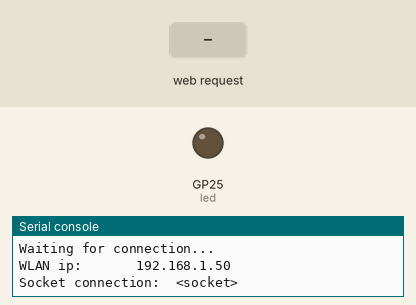
Bench run of a program on a simulated Raspberry Pi Pico running MicroPython. Shown: output pins drawn as LEDs (lit = HIGH), the last lines printed to the serial console. The test bench sets the inputs (shaded band). WiFi joins after 1.5 s; values from a settings file that is not in the repository are placeholders.

Above: at 3.2 s.
3.3 s: HTTP request GET /serverOn? received
At 4.5 s:
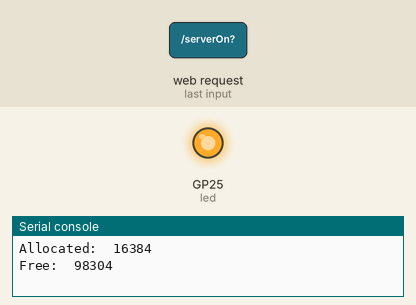
4.8 s: HTTP request GET /login? received
6.3 s: HTTP request GET /login received
Timing chart, 0 to 9.3 s (numbered marks = the images above; inputs shaded):
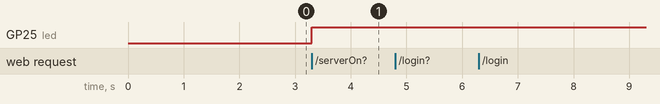

Measured:
- after the input at 3.3 s, GP25 (led): LOW → HIGH at once

The program:

main.py
```python
import network
import socket
from time import sleep
import machine
from machine import Pin
from secrets import secrets
import gc

ssid = secrets['ssid']
password = secrets['pw']
led = Pin("LED", Pin.OUT) #Onboard led
led.off()

MAC = b"\x38\xd5\x47\xaf\x99\xd7" #38:d5:47:af:99:d7
BROADCAST_ADDR = '10.0.0.255'
PORT = 9
MSG = b'\xFF' * 6 + MAC * 16

#Web Stuff
def connect():
    wlan = network.WLAN(network.STA_IF)
    wlan.active(True)
    wlan.connect(ssid, password)
    while wlan.isconnected() == False:
        print('Waiting for connection...')
        sleep(1)
    ip = wlan.ifconfig()[0]
    print('WLAN ip: \t   ',ip)
    return ip

def open_socket(ip):
    #ip / port
    address = (ip, 80)
    connection = socket.socket()
    connection.bind(address)
    connection.listen(1)
    print('Socket connection: ', connection)
    return connection

def webpage(temp, state):
    html = f"""
    <!DOCTYPE html>
    <html>
        <head>
            <meta charset="UTF-8">
        </head>
    <body>
    <form action="./login" method="post">
        <input type="text" placeholder="Enter Pass" id="login" name="Pass">
        <input type="submit" value="submit">
    </form>
    <form action="./serverOn">
    <input type="submit" value="Server On" />
    </form>
    <p>Server is {state}</p>
    <p>Temperature is {temp}</p>
    </body>
    </html>
    """
    return str(html)

def serve(connection):
    state = 'OFF'
    temp = 0
    while True:
        client = connection.accept()[0]
        request = client.recv(1024) #buffer size to recieve for client.


        request = str(request)
        print("\n2nd Request: \n",request)


        try:
            request = request.split()[1]


        except IndexError:
            pass

        if request == '/serverOn?':
            print("Turn Server on!")

            soc = socket.socket(socket.AF_INET, socket.SOCK_DGRAM)
            soc.setsockopt(socket.SOL_SOCKET, socket.SO_REUSEADDR,1)
            soc.sendto(MSG, (BROADCAST_ADDR, PORT))
            #state
            state = 'ON' if state != 'ON' else 'OFF'
            led.toggle()
            gc.collect()
        elif request == '/login?':

            print('Login!')
            state = 'OFF'
            gc.collect()

        html = webpage(temp, state)
        #garbage collection
        if gc.mem_free() <= 142160: #arbitrary, based off 3 requests without cleanup
            gc.collect()
        print("Allocated: ", gc.mem_alloc(), "\nFree: ", gc.mem_free(),"\n")
        client.send(html)
        client.close()


try:
    gc.enable()
    ip = connect()
    connection = open_socket(ip)
    serve(connection)
except KeyboardInterrupt:
    print("Error occured... Reseting")
    machine.soft_reset()
    
```
